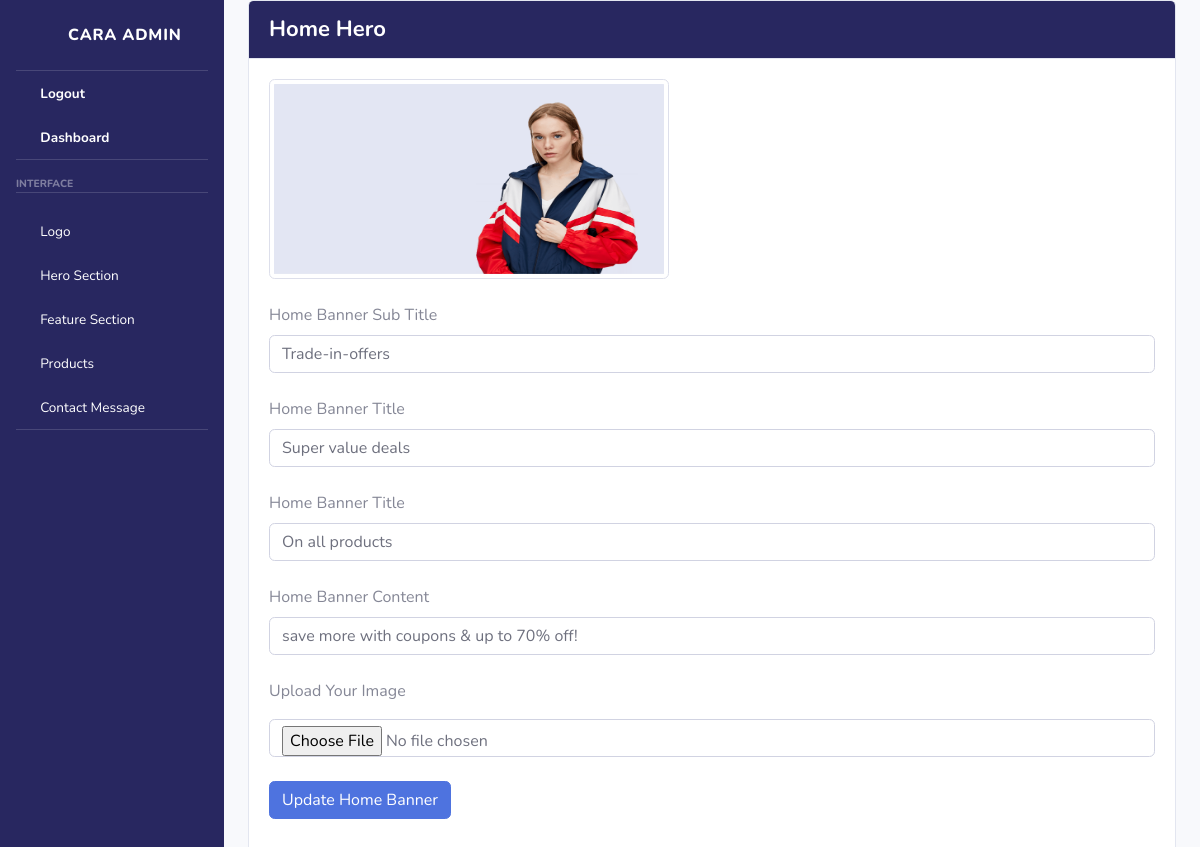
The app's page /admin/hero/hero.php (signed in) with its own data.
### tables this page shows
CREATE TABLE `hero` (
  `id` int(11) NOT NULL,
  `sub_title` varchar(255) NOT NULL,
  `title` varchar(255) NOT NULL,
  `title2` varchar(255) NOT NULL,
  `content` varchar(255) NOT NULL,
  `img` text NOT NULL
);

### admin/hero/hero.php (the view, shortened to what this page needs)
<?php include '../header.php';?>
<body id="page-top">
    <div id="wrapper">
       <?php include '../sidebar.php';?>
        <div id="content-wrapper" class="d-flex flex-column">
            <div id="content">
                <div class="container-fluid">
                    <div class="card">
                    <div class="card-header">
                    <span>Home Hero</span>
                    </div>
                    <div class="card-body">
                      <?php
                      $sql='select*from hero';
                      $result=$connection->query($sql);
                      $row=mysqli_fetch_array($result);
                      ?>
                      <img style="width:400px; height:200px;" class='img-thumbnail' src="../../upload/<?php echo $row['img'];?>">
                      <form action="hero_update.php" method="POST" class="mt-4" enctype="multipart/form-data">
                      <label>Home Banner Sub Title</label>
                        <input type="text" name="sub_title"  class="form-control" value="<?php echo $row['sub_title'];?>">
                        <br>
                            <label>Home Banner Title</label>
                            <input type="text" name="title"  class="form-control" value="<?php echo $row['title'];?>">
                            <br>
                            <label>Home Banner Title</label>
                            <input type="text" name="title2"  class="form-control" value="<?php echo $row['title2'];?>">
                            <br>
                            <label>Home Banner Content</label>
                            <input type="text" name="content"  class="form-control" value="<?php echo $row['content'];?>">
                            <br>
                            <label>Upload Your Image</label>
                            <input type="file" class="form-control mt-2" name="upload_img" required>
                            <input type="submit" class="btn btn-primary mt-4 mb-4" value="Update Home Banner">
                    </form>
                    </div>
                    </div>
                </div>
            </div>

### admin/css/admin.css (style rules this page uses)
.card-header { background: #282760; }
.card-header span { font-size: 22px; font-weight: 700; color: #ffffff; }

### records on screen
hero: img (picture), sub_title "Trade-in-offers", title "Super value deals", title2 "On all products", content "save more with coupons & up to 70% off!"
